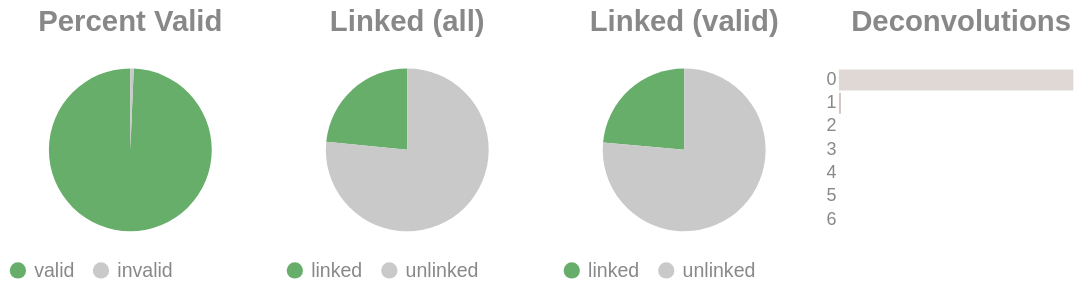

Notebook code cell kept with this figure:
### Code cell
if SKIPLR:
    pass
else:
    clash = Counter()
    for i in valids['molecule'].to_list():
        _mol = i.split("-")
        if len(_mol) == 1:
            clash.update('0')
        else:
            clash.update(_mol[-1])

    _d = {"deconvolutions": [], 'count': []}
    for k,v in clash.items():
        _d['deconvolutions'].append(k)
        _d['count'].append(v)

    tot_valid = valids['reads'].sum()
    mask = valids['reads'] >= 2
    n_linked_reads = valids.filter(mask)['reads'].sum()
    if n_linked_reads == 0:
        print_html("No linked molecules (>=2 reads) were detected; skipping linked-only distributions.")
        SKIPLR = True
    else:
        perc_valid = round(tot_valid / n_reads, 4)
        linked_perc_abs = round(n_linked_reads / n_reads, 4)
        linked_perc = round(n_linked_reads / tot_valid, 4)

    _valid = pl.DataFrame({"valids": ['valid', 'invalid'], "count": [tot_valid, n_reads - tot_valid]})
    _linked_abs = pl.DataFrame({"linked (absolute)": ['linked', 'unlinked'], "count": [n_linked_reads, n_reads - n_linked_reads]})
    _linked_rel = pl.DataFrame({"linked (valids)": ['linked', 'unlinked'], "count": [n_linked_reads, tot_valid - n_linked_reads]})

    (
        alt.hconcat(
            piechart(_valid, goodval = 'valid', title = "Percent Valid"),
            piechart(_linked_abs, goodval = "linked", title =  "Linked (all)"),
            piechart(_linked_rel, goodval = "linked", title =  "Linked (valid)"),
            convolutionbar(pl.DataFrame(_d), title = "Deconvolutions"),
            center = True,
            bounds = 'flush'
        )
        .resolve_scale(color='independent')
        .resolve_legend('independent')
        .properties(usermeta={'embedOptions': {"actions": False}})
    ).display()

### Figure 1 — Vega-Lite specification as saved in the notebook (floating-point values rounded to 4 significant figures)
{"width": "container", "height": 400, "config": {"title": {"anchor": "start", "dy": -15, "fontSize": 18, "color": "#888888", "subtitleColor": "#888888", "subtitleFontSize": 14}, "arc": {"fill": "#0072B2"}, "axis": {"domainColor": "#888888", "domainWidth": 0.5, "gridWidth": 0.2, "grid": false, "titleFontWeight": 400, "titleFontSize": 15, "labelFontSize": 11, "labelColor": "#888888", "tickColor": "#888888", "tickWidth": 0.2, "titleColor": "#888888"}, "axisBand": {"grid": false}, "axisX": {"grid": true, "tickSize": 10, "domainCap": "round"}, "axisY": {"domain": false, "grid": true, "tickSize": 0, "domainCap": "round"}, "background": "transparent", "header": {"labelFontSize": 15, "labelColor": "#888888", "titleFontSize": 15, "titleFontWeight": 600, "titleColor": "#888888"}, "legend": {"labelFont": "sans-serif", "labelFontSize": 12, "labelColor": "#888888", "symbolSize": 100, "symbolType": "circle", "titleFontSize": 12, "titlePadding": 10, "titleColor": "#888888", "title": null}, "range": {"category": ["#E69F00", "#56B4E9", "#009E73", "#F0E442", "#0072B2", "#D55E00", "#CC79A7", "#000000"], "diverging": ["#cfe8f3", "#a2d4ec", "#73bfe2", "#46abdb", "#1696d2", "#12719e"]}, "area": {"fill": "#0072B2", "fillOpacity": 0.7, "line": true, "strokeOpacity": 0.7}, "line": {"color": "#0072B2", "stroke": "#0072B2", "strokeWidth": 2}, "trail": {"color": "#0072B2", "stroke": "#0072B2", "strokeWidth": 0, "size": 1}, "point": {"filled": true, "fillOpacity": 1.0, "size": 95}, "text": {"color": "#888888", "fontSize": 11, "align": "right", "fontWeight": 400, "size": 11}, "bar": {"fill": "#0072B2", "stroke": null}, "view": {"stroke": null, "continuousWidth": 660, "continuousHeight": 400}}, "hconcat": [{"data": {"name": "data-15be28192032158696cde0e9791e0539"}, "mark": {"type": "arc"}, "encoding": {"color": {"field": "valids", "legend": {"orient": "bottom", "title": null}, "scale": {"domain": ["valid", "invalid"], "range": ["#68ae6b", "#C9C9C9"]}, "title": "Valids", "type": "nominal"}, "theta": {"field": "count", "type": "quantitative"}, "tooltip": [{"field": "valids", "title": "Valids", "type": "ordinal"}, {"field": "percent", "format": ".2%", "title": "Percent", "type": "quantitative"}, {"field": "count", "title": "Count", "type": "quantitative"}]}, "height": 100, "title": {"text": "Percent Valid", "align": "center", "anchor": "middle"}, "transform": [{"calculate": "datum.count / 737729", "as": "percent"}], "width": 150}, {"data": {"name": "data-f09d5ebf8a3c616f4d5a26cbd2ba6486"}, "mark": {"type": "arc"}, "encoding": {"color": {"field": "linked (absolute)", "legend": {"orient": "bottom", "title": null}, "scale": {"domain": ["linked", "unlinked"], "range": ["#68ae6b", "#C9C9C9"]}, "title": "Linked (Absolute)", "type": "nominal"}, "theta": {"field": "count", "type": "quantitative"}, "tooltip": [{"field": "linked (absolute)", "title": "Linked (Absolute)", "type": "ordinal"}, {"field": "percent", "format": ".2%", "title": "Percent", "type": "quantitative"}, {"field": "count", "title": "Count", "type": "quantitative"}]}, "height": 100, "title": {"text": "Linked (all)", "align": "center", "anchor": "middle"}, "transform": [{"calculate": "datum.count / 737729", "as": "percent"}], "width": 150}, {"data": {"name": "data-012a34aa4c7e8113adca99e3100f18dc"}, "mark": {"type": "arc"}, "encoding": {"color": {"field": "linked (valids)", "legend": {"orient": "bottom", "title": null}, "scale": {"domain": ["linked", "unlinked"], "range": ["#68ae6b", "#C9C9C9"]}, "title": "Linked (Valids)", "type": "nominal"}, "theta": {"field": "count", "type": "quantitative"}, "tooltip": [{"field": "linked (valids)", "title": "Linked (Valids)", "type": "ordinal"}, {"field": "percent", "format": ".2%", "title": "Percent", "type": "quantitative"}, {"field": "count", "title": "Count", "type": "quantitative"}]}, "height": 100, "title": {"text": "Linked (valid)", "align": "center", "anchor": "middle"}, "transform": [{"calculate": "datum.count / 732771", "as": "percent"}], "width": 150}, {"data": {"name": "data-2d99c07ac8f5534eba599916e9757ca9"}, "mark": {"type": "bar"}, "encoding": {"color": {"field": "deconvolutions", "legend": null, "scale": {"scheme": "lightgreyred"}, "type": "nominal"}, "tooltip": [{"field": "deconvolutions", "title": "Deconvolutions", "type": "ordinal"}, {"field": "percent", "format": ".2%", "title": "Percent", "type": "quantitative"}, {"field": "count", "title": "Count", "type": "quantitative"}], "x": {"axis": null, "field": "count", "type": "quantitative"}, "y": {"field": "deconvolutions", "sort": "ascending", "title": null, "type": "nominal"}}, "height": 100, "title": {"text": "Deconvolutions", "align": "center", "anchor": "middle"}, "transform": [{"calculate": "datum.count / 629493", "as": "percent"}], "width": 150}], "bounds": "flush", "center": true, "resolve": {"legend": {"angle": "independent"}, "scale": {"color": "independent"}}, "usermeta": {"embedOptions": {"actions": false}}, "$schema": "https://vega.github.io/schema/vega-lite/v6.1.0.json", "datasets": {"data-15be28192032158696cde0e9791e0539": [{"valids": "valid", "count": 732771}, {"valids": "invalid", "count": 4958}], "data-f09d5ebf8a3c616f4d5a26cbd2ba6486": [{"linked (absolute)": "linked", "count": 172745}, {"linked (absolute)": "unlinked", "count": 564984}], "data-012a34aa4c7e8113adca99e3100f18dc": [{"linked (valids)": "linked", "count": 172745}, {"linked (valids)": "unlinked", "count": 560026}], "data-2d99c07ac8f5534eba599916e9757ca9": [{"deconvolutions": "0", "count": 623697}, {"deconvolutions": "1", "count": 5509}, {"deconvolutions": "2", "count": 240}, {"deconvolutions": "3", "count": 31}, {"deconvolutions": "4", "count": 10}, {"deconvolutions": "5", "count": 4}, {"deconvolutions": "6", "count": 2}]}}
